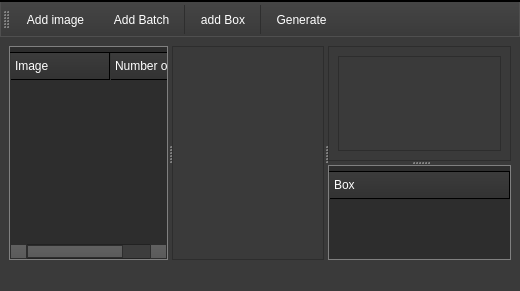
<?xml version="1.0" encoding="UTF-8"?>
<ui version="4.0">
 <class>MainWindow</class>
 <widget class="QMainWindow" name="MainWindow">
  <property name="geometry">
   <rect>
    <x>0</x>
    <y>0</y>
    <width>520</width>
    <height>291</height>
   </rect>
  </property>
  <property name="sizePolicy">
   <sizepolicy hsizetype="Fixed" vsizetype="Preferred">
    <horstretch>0</horstretch>
    <verstretch>0</verstretch>
   </sizepolicy>
  </property>
  <property name="contextMenuPolicy">
   <enum>Qt::PreventContextMenu</enum>
  </property>
  <property name="windowTitle">
   <string>MainWindow</string>
  </property>
  <property name="toolTipDuration">
   <number>0</number>
  </property>
  <property name="layoutDirection">
   <enum>Qt::LeftToRight</enum>
  </property>
  <property name="styleSheet">
   <string notr="true">/*Copyright (c) DevSec Studio. All rights reserved.

MIT License

Permission is hereby granted, free of charge, to any person obtaining a copy
of this software and associated documentation files (the &quot;Software&quot;), to deal
in the Software without restriction, including without limitation the rights
to use, copy, modify, merge, publish, distribute, sublicense, and/or sell
copies of the Software, and to permit persons to whom the Software is
furnished to do so, subject to the following conditions:

The above copyright notice and this permission notice shall be included in all
copies or substantial portions of the Software.

THE SOFTWARE IS PROVIDED *AS IS*, WITHOUT WARRANTY OF ANY KIND, EXPRESS OR
IMPLIED, INCLUDING BUT NOT LIMITED TO THE WARRANTIES OF MERCHANTABILITY,
FITNESS FOR A PARTICULAR PURPOSE AND NONINFRINGEMENT. IN NO EVENT SHALL THE
AUTHORS OR COPYRIGHT HOLDERS BE LIABLE FOR ANY CLAIM, DAMAGES OR OTHER
LIABILITY, WHETHER IN AN ACTION OF CONTRACT, TORT OR OTHERWISE, ARISING FROM,
OUT OF OR IN CONNECTION WITH THE SOFTWARE OR THE USE OR OTHER DEALINGS IN THE SOFTWARE.
*/

/*-----QWidget-----*/
QWidget
{
	background-color: #3a3a3a;
	color: #fff;
	selection-background-color: #b78620;
	selection-color: #000;

}


/*-----QLabel-----*/
QLabel
{
	background-color: transparent;
	color: #fff;

}


/*-----QMenuBar-----*/
QMenuBar 
{
	background-color: qlineargradient(spread:repeat, x1:1, y1:0, x2:1, y2:1, stop:0 rgba(57, 57, 57, 255),stop:1 rgba(50, 50, 50, 255));
	border: 1px solid #000;
	color: #fff;

}


QMenuBar::item 
{
	background-color: transparent;

}


QMenuBar::item:selected 
{
	background-color: rgba(183, 134, 32, 20%);
	border: 1px solid #b78620;
	color: #fff;

}


QMenuBar::item:pressed 
{
	background-color: rgb(183, 134, 32);
	border: 1px solid #b78620;
	color: #fff;

}


/*-----QMenu-----*/
QMenu
{
    background-color: qlineargradient(spread:repeat, x1:1, y1:0, x2:1, y2:1, stop:0 rgba(57, 57, 57, 255),stop:1 rgba(50, 50, 50, 255));
    border: 1px solid #222;
    padding: 4px;
	color: #fff;

}


QMenu::item
{
    background-color: transparent;
    padding: 2px 20px 2px 20px;

}


QMenu::separator
{
   	background-color: rgb(183, 134, 32);
	height: 1px;

}


QMenu::item:disabled
{
    color: #555;
    background-color: transparent;
    padding: 2px 20px 2px 20px;

}


QMenu::item:selected
{
	background-color: rgba(183, 134, 32, 20%);
	border: 1px solid #b78620;
	color: #fff;

}


/*-----QToolBar-----*/
QToolBar
{
	background-color: qlineargradient(spread:repeat, x1:1, y1:0, x2:1, y2:1, stop:0 rgba(69, 69, 69, 255),stop:1 rgba(58, 58, 58, 255));
	border-top: none;
	border-bottom: 1px solid #4f4f4f;
	border-left: 1px solid #4f4f4f;
	border-right: 1px solid #4f4f4f;

}


QToolBar::separator
{
	background-color: #2e2e2e;
	width: 1px;

}


/*-----QToolButton-----*/
QToolButton 
{
	background-color: transparent;
	color: #fff;
	padding: 5px;
	padding-left: 8px;
	padding-right: 8px;
	margin-left: 1px;
}


QToolButton:hover
{
	background-color: rgba(183, 134, 32, 20%);
	border: 1px solid #b78620;
	color: #fff;
	
}


QToolButton:pressed
{
	background-color: qlineargradient(spread:repeat, x1:1, y1:0, x2:1, y2:1, stop:0 rgba(57, 57, 57, 255),stop:1 rgba(50, 50, 50, 255));
	border: 1px solid #b78620;

}


QToolButton:checked
{
	background-color: qlineargradient(spread:repeat, x1:1, y1:0, x2:1, y2:1, stop:0 rgba(57, 57, 57, 255),stop:1 rgba(50, 50, 50, 255));
	border: 1px solid #222;
}


/*-----QPushButton-----*/
QPushButton
{
	background-color: qlineargradient(spread:repeat, x1:1, y1:0, x2:1, y2:1, stop:0 rgba(84, 84, 84, 255),stop:1 rgba(59, 59, 59, 255));
	color: #ffffff;
	min-width: 80px;
	border-style: solid;
	border-width: 1px;
	border-radius: 3px;
	border-color: #051a39;
	padding: 5px;

}


QPushButton::flat
{
	background-color: transparent;
	border: none;
	color: #fff;

}


QPushButton::disabled
{
	background-color: #404040;
	color: #656565;
	border-color: #051a39;

}


QPushButton::hover
{
	background-color: rgba(183, 134, 32, 20%);
	border: 1px solid #b78620;

}


QPushButton::pressed
{
	background-color: qlineargradient(spread:repeat, x1:1, y1:0, x2:1, y2:1, stop:0 rgba(74, 74, 74, 255),stop:1 rgba(49, 49, 49, 255));
	border: 1px solid #b78620;

}


QPushButton::checked
{
	background-color: qlineargradient(spread:repeat, x1:1, y1:0, x2:1, y2:1, stop:0 rgba(74, 74, 74, 255),stop:1 rgba(49, 49, 49, 255));
	border: 1px solid #222;

}


/*-----QLineEdit-----*/
QLineEdit
{
	background-color: #131313;
	color : #eee;
	border: 1px solid #343434;
	border-radius: 2px;
	padding: 3px;
	padding-left: 5px;

}


/*-----QPlainTExtEdit-----*/
QPlainTextEdit
{
	background-color: #131313;
	color : #eee;
	border: 1px solid #343434;
	border-radius: 2px;
	padding: 3px;
	padding-left: 5px;

}


/*-----QTabBar-----*/
QTabBar::tab
{
	background-color: qlineargradient(spread:repeat, x1:1, y1:0, x2:1, y2:1, stop:0 rgba(84, 84, 84, 255),stop:1 rgba(59, 59, 59, 255));
	color: #ffffff;
	border-style: solid;
	border-width: 1px;
	border-color: #666;
	border-bottom: none;
	padding: 5px;
	padding-left: 15px;
	padding-right: 15px;

}


QTabWidget::pane 
{
	background-color: red;
	border: 1px solid #666;
	top: 1px;

}


QTabBar::tab:last
{
	margin-right: 0; 

}


QTabBar::tab:first:!selected
{
	background-color: #0c0c0d;
	margin-left: 0px;

}


QTabBar::tab:!selected
{
	color: #b1b1b1;
	border-bottom-style: solid;
	background-color: #0c0c0d;

}


QTabBar::tab:selected
{
	margin-bottom: 0px;

}


QTabBar::tab:!selected:hover
{
	border-top-color: #b78620;

}


/*-----QComboBox-----*/
QComboBox
{
    background-color: qlineargradient(spread:repeat, x1:1, y1:0, x2:1, y2:1, stop:0 rgba(84, 84, 84, 255),stop:1 rgba(59, 59, 59, 255));
    border: 1px solid #000;
    padding-left: 6px;
    color: #ffffff;
    height: 20px;

}


QComboBox::disabled
{
	background-color: #404040;
	color: #656565;
	border-color: #051a39;

}


QComboBox:on
{
    background-color: #b78620;
	color: #000;

}


QComboBox QAbstractItemView
{
    background-color: #383838;
    color: #ffffff;
    border: 1px solid black;
    selection-background-color: #b78620;
    outline: 0;

}


QComboBox::drop-down
{
	background-color: qlineargradient(spread:repeat, x1:1, y1:0, x2:1, y2:1, stop:0 rgba(57, 57, 57, 255),stop:1 rgba(50, 50, 50, 255));
    subcontrol-origin: padding;
    subcontrol-position: top right;
    width: 15px;
    border-left-width: 1px;
    border-left-color: black;
    border-left-style: solid; 

}


QComboBox::down-arrow
{
    image: url(://arrow-down.png);
    width: 8px;
    height: 8px;
}


/*-----QSpinBox &amp; QDateTimeEdit-----*/
QSpinBox,
QDateTimeEdit 
{
    background-color: #131313;
	color : #eee;
	border: 1px solid #343434;
	padding: 3px;
	padding-left: 5px;
    border-radius : 2px;

}


QSpinBox::up-button, 
QDateTimeEdit::up-button
{
	border-top-right-radius:2px;
	background-color: #777777;
    width: 16px; 
    border-width: 1px;

}


QSpinBox::up-button:hover, 
QDateTimeEdit::up-button:hover
{
	background-color: #585858;

}


QSpinBox::up-button:pressed, 
QDateTimeEdit::up-button:pressed
{
	background-color: #252525;
    width: 16px; 
    border-width: 1px;

}


QSpinBox::up-arrow,
QDateTimeEdit::up-arrow
{
    image: url(://arrow-up.png);
    width: 7px;
    height: 7px;

}


QSpinBox::down-button, 
QDateTimeEdit::down-button
{
	border-bottom-right-radius:2px;
	background-color: #777777;
    width: 16px; 
    border-width: 1px;

}


QSpinBox::down-button:hover, 
QDateTimeEdit::down-button:hover
{
	background-color: #585858;

}


QSpinBox::down-button:pressed, 
QDateTimeEdit::down-button:pressed
{
	background-color: #252525;
    width: 16px; 
    border-width: 1px;

}


QSpinBox::down-arrow,
QDateTimeEdit::down-arrow
{
    image: url(://arrow-down.png);
    width: 7px;
    height: 7px;

}


/*-----QGroupBox-----*/
QGroupBox 
{
    border: 1px solid;
    border-color: #666666;
	border-radius: 5px;
    margin-top: 20px;

}


QGroupBox::title  
{
    background-color: transparent;
    color: #eee;
    subcontrol-origin: margin;
    padding: 5px;
	border-top-left-radius: 3px;
	border-top-right-radius: 3px;

}


/*-----QHeaderView-----*/
QHeaderView::section
{
    background-color: qlineargradient(spread:repeat, x1:1, y1:0, x2:1, y2:1, stop:0 rgba(60, 60, 60, 255),stop:1 rgba(50, 50, 50, 255));
	border: 1px solid #000;
    color: #fff;
    text-align: left;
	padding: 4px;
	
}


QHeaderView::section:disabled
{
    background-color: #525251;
    color: #656565;

}


QHeaderView::section:checked
{
    background-color: qlineargradient(spread:repeat, x1:1, y1:0, x2:1, y2:1, stop:0 rgba(60, 60, 60, 255),stop:1 rgba(50, 50, 50, 255));
    color: #fff;

}


QHeaderView::section::vertical::first,
QHeaderView::section::vertical::only-one
{
    border-top: 1px solid #353635;

}


QHeaderView::section::vertical
{
    border-top: 1px solid #353635;

}


QHeaderView::section::horizontal::first,
QHeaderView::section::horizontal::only-one
{
    border-left: 1px solid #353635;

}


QHeaderView::section::horizontal
{
    border-left: 1px solid #353635;

}


QTableCornerButton::section
{
    background-color: qlineargradient(spread:repeat, x1:1, y1:0, x2:1, y2:1, stop:0 rgba(60, 60, 60, 255),stop:1 rgba(50, 50, 50, 255));
	border: 1px solid #000;
    color: #fff;

}


/*-----QTreeWidget-----*/
QTreeView
{
	show-decoration-selected: 1;
	alternate-background-color: #3a3a3a;
	selection-color: #fff;
	background-color: #2d2d2d;
	border: 1px solid gray;
	padding-top : 5px;
	color: #fff;
	font: 8pt;

}


QTreeView::item:selected
{
	color:#fff;
	background-color: #b78620;
	border-radius: 0px;

}


QTreeView::item:!selected:hover
{
    background-color: #262626;
    border: none;
    color: white;

}


QTreeView::branch:has-children:!has-siblings:closed,
QTreeView::branch:closed:has-children:has-siblings 
{
	image: url(://tree-closed.png);

}


QTreeView::branch:open:has-children:!has-siblings,
QTreeView::branch:open:has-children:has-siblings  
{
	image: url(://tree-open.png);

}


/*-----QListView-----*/
QListView 
{
	background-color: qlineargradient(spread:repeat, x1:1, y1:0, x2:1, y2:1, stop:0 rgba(83, 83, 83, 255),stop:0.293269 rgba(81, 81, 81, 255),stop:0.634615 rgba(79, 79, 79, 255),stop:1 rgba(83, 83, 83, 255));
    border : none;
    color: white;
    show-decoration-selected: 1; 
    outline: 0;
	border: 1px solid gray;

}


QListView::disabled 
{
	background-color: #656565;
	color: #1b1b1b;
    border: 1px solid #656565;

}


QListView::item 
{
	background-color: #2d2d2d;
    padding: 1px;

}


QListView::item:alternate 
{
    background-color: #3a3a3a;

}


QListView::item:selected 
{
	background-color: #b78620;
	border: 1px solid #b78620;
	color: #fff;

}


QListView::item:selected:!active 
{
	background-color: #b78620;
	border: 1px solid #b78620;
	color: #fff;

}


QListView::item:selected:active 
{
	background-color: #b78620;
	border: 1px solid #b78620;
	color: #fff;

}


QListView::item:hover {
    background-color: #262626;
    border: none;
    color: white;

}


/*-----QCheckBox-----*/
QCheckBox
{
	background-color: transparent;
    color: lightgray;
	border: none;

}


QCheckBox::indicator
{
    background-color: #323232;
    border: 1px solid darkgray;
    width: 12px;
    height: 12px;

}


QCheckBox::indicator:checked
{
    image:url(&quot;./ressources/check.png&quot;);
	background-color: #b78620;
    border: 1px solid #3a546e;

}


QCheckBox::indicator:unchecked:hover
{
	border: 1px solid #b78620; 

}


QCheckBox::disabled
{
	color: #656565;

}


QCheckBox::indicator:disabled
{
	background-color: #656565;
	color: #656565;
    border: 1px solid #656565;

}


/*-----QRadioButton-----*/
QRadioButton 
{
	color: lightgray;
	background-color: transparent;

}


QRadioButton::indicator::unchecked:hover 
{
	background-color: lightgray;
	border: 2px solid #b78620;
	border-radius: 6px;
}


QRadioButton::indicator::checked 
{
	border: 2px solid #b78620;
	border-radius: 6px;
	background-color: rgba(183,134,32,20%);  
	width: 9px; 
	height: 9px; 

}


/*-----QSlider-----*/
QSlider::groove:horizontal 
{
	background-color: transparent;
	height: 3px;

}


QSlider::sub-page:horizontal 
{
	background-color: #b78620;

}


QSlider::add-page:horizontal 
{
	background-color: #131313;

}


QSlider::handle:horizontal 
{
	background-color: #b78620;
	width: 14px;
	margin-top: -6px;
	margin-bottom: -6px;
	border-radius: 6px;

}


QSlider::handle:horizontal:hover 
{
	background-color: #d89e25;
	border-radius: 6px;

}


QSlider::sub-page:horizontal:disabled 
{
	background-color: #bbb;
	border-color: #999;

}


QSlider::add-page:horizontal:disabled 
{
	background-color: #eee;
	border-color: #999;

}


QSlider::handle:horizontal:disabled 
{
	background-color: #eee;
	border: 1px solid #aaa;
	border-radius: 3px;

}


/*-----QScrollBar-----*/
QScrollBar:horizontal
{
    border: 1px solid #222222;
    background-color: #3d3d3d;
    height: 15px;
    margin: 0px 16px 0 16px;

}


QScrollBar::handle:horizontal
{
	background-color: qlineargradient(spread:repeat, x1:1, y1:0, x2:1, y2:1, stop:0 rgba(97, 97, 97, 255),stop:1 rgba(90, 90, 90, 255));
	border: 1px solid #2d2d2d;
    min-height: 20px;

}


QScrollBar::add-line:horizontal
{
	background-color: qlineargradient(spread:repeat, x1:1, y1:0, x2:1, y2:1, stop:0 rgba(97, 97, 97, 255),stop:1 rgba(90, 90, 90, 255));
	border: 1px solid #2d2d2d;
    width: 15px;
    subcontrol-position: right;
    subcontrol-origin: margin;

}


QScrollBar::sub-line:horizontal
{
	background-color: qlineargradient(spread:repeat, x1:1, y1:0, x2:1, y2:1, stop:0 rgba(97, 97, 97, 255),stop:1 rgba(90, 90, 90, 255));
	border: 1px solid #2d2d2d;
    width: 15px;
    subcontrol-position: left;
    subcontrol-origin: margin;

}


QScrollBar::right-arrow:horizontal
{
    image: url(://arrow-right.png);
    width: 6px;
    height: 6px;

}


QScrollBar::left-arrow:horizontal
{
    image: url(://arrow-left.png);
    width: 6px;
    height: 6px;

}


QScrollBar::add-page:horizontal, QScrollBar::sub-page:horizontal
{
    background: none;

}


QScrollBar:vertical
{
    background-color: #3d3d3d;
    width: 16px;
	border: 1px solid #2d2d2d;
    margin: 16px 0px 16px 0px;

}


QScrollBar::handle:vertical
{
    background-color: qlineargradient(spread:repeat, x1:1, y1:0, x2:1, y2:1, stop:0 rgba(97, 97, 97, 255),stop:1 rgba(90, 90, 90, 255));
	border: 1px solid #2d2d2d;
    min-height: 20px;

}


QScrollBar::add-line:vertical
{
	background-color: qlineargradient(spread:repeat, x1:1, y1:0, x2:1, y2:1, stop:0 rgba(97, 97, 97, 255),stop:1 rgba(90, 90, 90, 255));
	border: 1px solid #2d2d2d;
    height: 15px;
    subcontrol-position: bottom;
    subcontrol-origin: margin;

}


QScrollBar::sub-line:vertical
{
	background-color: qlineargradient(spread:repeat, x1:1, y1:0, x2:1, y2:1, stop:0 rgba(97, 97, 97, 255),stop:1 rgba(90, 90, 90, 255));
	border: 1px solid #2d2d2d;
    height: 15px;
    subcontrol-position: top;
    subcontrol-origin: margin;

}


QScrollBar::up-arrow:vertical
{
    image: url(://arrow-up.png);
    width: 6px;
    height: 6px;

}


QScrollBar::down-arrow:vertical
{
    image: url(://arrow-down.png);
    width: 6px;
    height: 6px;

}


QScrollBar::add-page:vertical, QScrollBar::sub-page:vertical
{
    background: none;

}


/*-----QProgressBar-----*/
QProgressBar
{
    border: 1px solid #666666;
    text-align: center;
	color: #000;
	font-weight: bold;

}


QProgressBar::chunk
{
    background-color: #b78620;
    width: 30px;
    margin: 0.5px;

}
</string>
  </property>
  <widget class="QWidget" name="centralwidget">
   <layout class="QGridLayout" name="gridLayout">
    <item row="0" column="0">
     <widget class="QSplitter" name="splitter_2">
      <property name="orientation">
       <enum>Qt::Horizontal</enum>
      </property>
      <widget class="QTreeWidget" name="Batch_images_tree">
       <property name="sizePolicy">
        <sizepolicy hsizetype="Preferred" vsizetype="Preferred">
         <horstretch>0</horstretch>
         <verstretch>0</verstretch>
        </sizepolicy>
       </property>
       <property name="minimumSize">
        <size>
         <width>52</width>
         <height>0</height>
        </size>
       </property>
       <property name="maximumSize">
        <size>
         <width>16777215</width>
         <height>16777215</height>
        </size>
       </property>
       <property name="baseSize">
        <size>
         <width>50</width>
         <height>0</height>
        </size>
       </property>
       <property name="toolTip">
        <string>&lt;html&gt;&lt;head/&gt;&lt;body&gt;&lt;p&gt;Images&lt;/p&gt;&lt;/body&gt;&lt;/html&gt;</string>
       </property>
       <property name="sizeAdjustPolicy">
        <enum>QAbstractScrollArea::AdjustToContents</enum>
       </property>
       <attribute name="headerDefaultSectionSize">
        <number>100</number>
       </attribute>
       <column>
        <property name="text">
         <string>Image</string>
        </property>
       </column>
       <column>
        <property name="text">
         <string>Number of boxes</string>
        </property>
       </column>
      </widget>
      <widget class="QWidget" name="image_frame" native="true">
       <property name="sizePolicy">
        <sizepolicy hsizetype="Expanding" vsizetype="Expanding">
         <horstretch>0</horstretch>
         <verstretch>0</verstretch>
        </sizepolicy>
       </property>
       <property name="contextMenuPolicy">
        <enum>Qt::PreventContextMenu</enum>
       </property>
       <layout class="QGridLayout" name="gridLayout_2">
        <property name="sizeConstraint">
         <enum>QLayout::SetDefaultConstraint</enum>
        </property>
        <item row="0" column="2">
         <widget class="QGraphicsView" name="graphicsView">
          <property name="sizePolicy">
           <sizepolicy hsizetype="Preferred" vsizetype="Preferred">
            <horstretch>1</horstretch>
            <verstretch>0</verstretch>
           </sizepolicy>
          </property>
          <property name="mouseTracking">
           <bool>true</bool>
          </property>
          <property name="sizeAdjustPolicy">
           <enum>QAbstractScrollArea::AdjustToContents</enum>
          </property>
          <property name="dragMode">
           <enum>QGraphicsView::NoDrag</enum>
          </property>
         </widget>
        </item>
       </layout>
      </widget>
      <widget class="QSplitter" name="splitter">
       <property name="orientation">
        <enum>Qt::Vertical</enum>
       </property>
       <widget class="QFrame" name="preview_frame">
        <property name="sizePolicy">
         <sizepolicy hsizetype="Minimum" vsizetype="Preferred">
          <horstretch>0</horstretch>
          <verstretch>0</verstretch>
         </sizepolicy>
        </property>
        <property name="minimumSize">
         <size>
          <width>100</width>
          <height>100</height>
         </size>
        </property>
        <property name="sizeIncrement">
         <size>
          <width>0</width>
          <height>0</height>
         </size>
        </property>
        <property name="baseSize">
         <size>
          <width>0</width>
          <height>0</height>
         </size>
        </property>
        <property name="toolTip">
         <string>&lt;html&gt;&lt;head/&gt;&lt;body&gt;&lt;p&gt;Preview&lt;/p&gt;&lt;/body&gt;&lt;/html&gt;</string>
        </property>
        <property name="frameShape">
         <enum>QFrame::StyledPanel</enum>
        </property>
        <property name="frameShadow">
         <enum>QFrame::Raised</enum>
        </property>
        <layout class="QGridLayout" name="gridLayout_3">
         <item row="0" column="0">
          <widget class="QGraphicsView" name="preview">
           <property name="sizePolicy">
            <sizepolicy hsizetype="Minimum" vsizetype="Minimum">
             <horstretch>0</horstretch>
             <verstretch>0</verstretch>
            </sizepolicy>
           </property>
           <property name="sizeAdjustPolicy">
            <enum>QAbstractScrollArea::AdjustToContents</enum>
           </property>
          </widget>
         </item>
        </layout>
       </widget>
       <widget class="QTreeWidget" name="Boxes_tree">
        <property name="sizePolicy">
         <sizepolicy hsizetype="Preferred" vsizetype="Preferred">
          <horstretch>0</horstretch>
          <verstretch>0</verstretch>
         </sizepolicy>
        </property>
        <property name="minimumSize">
         <size>
          <width>0</width>
          <height>0</height>
         </size>
        </property>
        <property name="toolTip">
         <string>&lt;html&gt;&lt;head/&gt;&lt;body&gt;&lt;p&gt;Boxes&lt;/p&gt;&lt;/body&gt;&lt;/html&gt;</string>
        </property>
        <property name="layoutDirection">
         <enum>Qt::LeftToRight</enum>
        </property>
        <property name="sizeAdjustPolicy">
         <enum>QAbstractScrollArea::AdjustToContents</enum>
        </property>
        <column>
         <property name="text">
          <string notr="true">Box</string>
         </property>
        </column>
       </widget>
      </widget>
     </widget>
    </item>
   </layout>
  </widget>
  <widget class="QStatusBar" name="statusbar"/>
  <widget class="QToolBar" name="toolBar">
   <property name="windowTitle">
    <string>toolBar</string>
   </property>
   <attribute name="toolBarArea">
    <enum>TopToolBarArea</enum>
   </attribute>
   <attribute name="toolBarBreak">
    <bool>false</bool>
   </attribute>
   <addaction name="addImage"/>
   <addaction name="actionaddBatch"/>
   <addaction name="separator"/>
   <addaction name="actionaddBox"/>
   <addaction name="separator"/>
   <addaction name="actionGenerate"/>
  </widget>
  <widget class="QMenuBar" name="menubar">
   <property name="geometry">
    <rect>
     <x>0</x>
     <y>0</y>
     <width>520</width>
     <height>24</height>
    </rect>
   </property>
  </widget>
  <action name="addImage">
   <property name="text">
    <string>Add image</string>
   </property>
   <property name="toolTip">
    <string>&lt;html&gt;&lt;head/&gt;&lt;body&gt;&lt;p&gt;Add image to selected batch&lt;/p&gt;&lt;/body&gt;&lt;/html&gt;</string>
   </property>
   <property name="shortcut">
    <string>Ctrl+A, Ctrl+I</string>
   </property>
  </action>
  <action name="actionaddBatch">
   <property name="text">
    <string>Add Batch</string>
   </property>
   <property name="shortcut">
    <string>Ctrl+A, Ctrl+B</string>
   </property>
  </action>
  <action name="actionaddBox">
   <property name="text">
    <string>add Box</string>
   </property>
   <property name="shortcut">
    <string>Ctrl+A, Ctrl+X</string>
   </property>
  </action>
  <action name="actionGenerate">
   <property name="text">
    <string>Generate</string>
   </property>
   <property name="toolTip">
    <string>generate the Dataset</string>
   </property>
   <property name="shortcut">
    <string>Ctrl+G</string>
   </property>
  </action>
 </widget>
 <resources/>
 <connections>
  <connection>
   <sender>addImage</sender>
   <signal>triggered()</signal>
   <receiver>MainWindow</receiver>
   <slot>add_image()</slot>
   <hints>
    <hint type="sourcelabel">
     <x>-1</x>
     <y>-1</y>
    </hint>
    <hint type="destinationlabel">
     <x>267</x>
     <y>211</y>
    </hint>
   </hints>
  </connection>
  <connection>
   <sender>actionaddBatch</sender>
   <signal>triggered()</signal>
   <receiver>MainWindow</receiver>
   <slot>add_batch()</slot>
   <hints>
    <hint type="sourcelabel">
     <x>-1</x>
     <y>-1</y>
    </hint>
    <hint type="destinationlabel">
     <x>267</x>
     <y>211</y>
    </hint>
   </hints>
  </connection>
  <connection>
   <sender>actionaddBox</sender>
   <signal>triggered()</signal>
   <receiver>MainWindow</receiver>
   <slot>add_box()</slot>
   <hints>
    <hint type="sourcelabel">
     <x>-1</x>
     <y>-1</y>
    </hint>
    <hint type="destinationlabel">
     <x>335</x>
     <y>180</y>
    </hint>
   </hints>
  </connection>
  <connection>
   <sender>Batch_images_tree</sender>
   <signal>clicked(QModelIndex)</signal>
   <receiver>MainWindow</receiver>
   <slot>select_Image()</slot>
   <hints>
    <hint type="sourcelabel">
     <x>78</x>
     <y>165</y>
    </hint>
    <hint type="destinationlabel">
     <x>259</x>
     <y>145</y>
    </hint>
   </hints>
  </connection>
  <connection>
   <sender>Boxes_tree</sender>
   <signal>itemSelectionChanged()</signal>
   <receiver>MainWindow</receiver>
   <slot>select_box()</slot>
   <hints>
    <hint type="sourcelabel">
     <x>421</x>
     <y>217</y>
    </hint>
    <hint type="destinationlabel">
     <x>259</x>
     <y>145</y>
    </hint>
   </hints>
  </connection>
  <connection>
   <sender>actionGenerate</sender>
   <signal>triggered()</signal>
   <receiver>MainWindow</receiver>
   <slot>generate()</slot>
   <hints>
    <hint type="sourcelabel">
     <x>-1</x>
     <y>-1</y>
    </hint>
    <hint type="destinationlabel">
     <x>259</x>
     <y>145</y>
    </hint>
   </hints>
  </connection>
 </connections>
 <slots>
  <slot>add_image()</slot>
  <slot>add_batch()</slot>
  <slot>load_image()</slot>
  <slot>add_box()</slot>
  <slot>select_Image()</slot>
  <slot>select_box()</slot>
  <slot>generate()</slot>
 </slots>
</ui>
